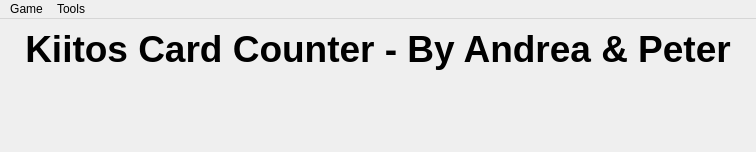
<?xml version="1.0" encoding="UTF-8"?>
<ui version="4.0">
 <class>MainWindow</class>
 <widget class="QMainWindow" name="MainWindow">
  <property name="geometry">
   <rect>
    <x>0</x>
    <y>0</y>
    <width>756</width>
    <height>152</height>
   </rect>
  </property>
  <property name="windowTitle">
   <string>MainWindow</string>
  </property>
  <widget class="QWidget" name="main_widget">
   <layout class="QVBoxLayout" name="verticalLayout_2">
    <item>
     <widget class="QLabel" name="title">
      <property name="font">
       <font>
        <pointsize>28</pointsize>
        <weight>75</weight>
        <bold>true</bold>
       </font>
      </property>
      <property name="text">
       <string>Kiitos Card Counter - By Andrea &amp; Peter</string>
      </property>
      <property name="alignment">
       <set>Qt::AlignCenter</set>
      </property>
     </widget>
    </item>
    <item>
     <layout class="QHBoxLayout" name="center_layout"/>
    </item>
    <item>
     <spacer name="spacer">
      <property name="orientation">
       <enum>Qt::Vertical</enum>
      </property>
      <property name="sizeHint" stdset="0">
       <size>
        <width>20</width>
        <height>40</height>
       </size>
      </property>
     </spacer>
    </item>
   </layout>
  </widget>
  <widget class="QMenuBar" name="menuBar">
   <property name="geometry">
    <rect>
     <x>0</x>
     <y>0</y>
     <width>756</width>
     <height>31</height>
    </rect>
   </property>
   <widget class="QMenu" name="menuTools">
    <property name="title">
     <string>Tools</string>
    </property>
    <addaction name="capture_action"/>
   </widget>
   <widget class="QMenu" name="menuGame">
    <property name="title">
     <string>Game</string>
    </property>
    <addaction name="reset_action"/>
   </widget>
   <addaction name="menuGame"/>
   <addaction name="menuTools"/>
  </widget>
  <action name="capture_action">
   <property name="text">
    <string>Capture Image for Training</string>
   </property>
  </action>
  <action name="reset_action">
   <property name="text">
    <string>Reset</string>
   </property>
  </action>
 </widget>
 <resources/>
 <connections/>
</ui>
